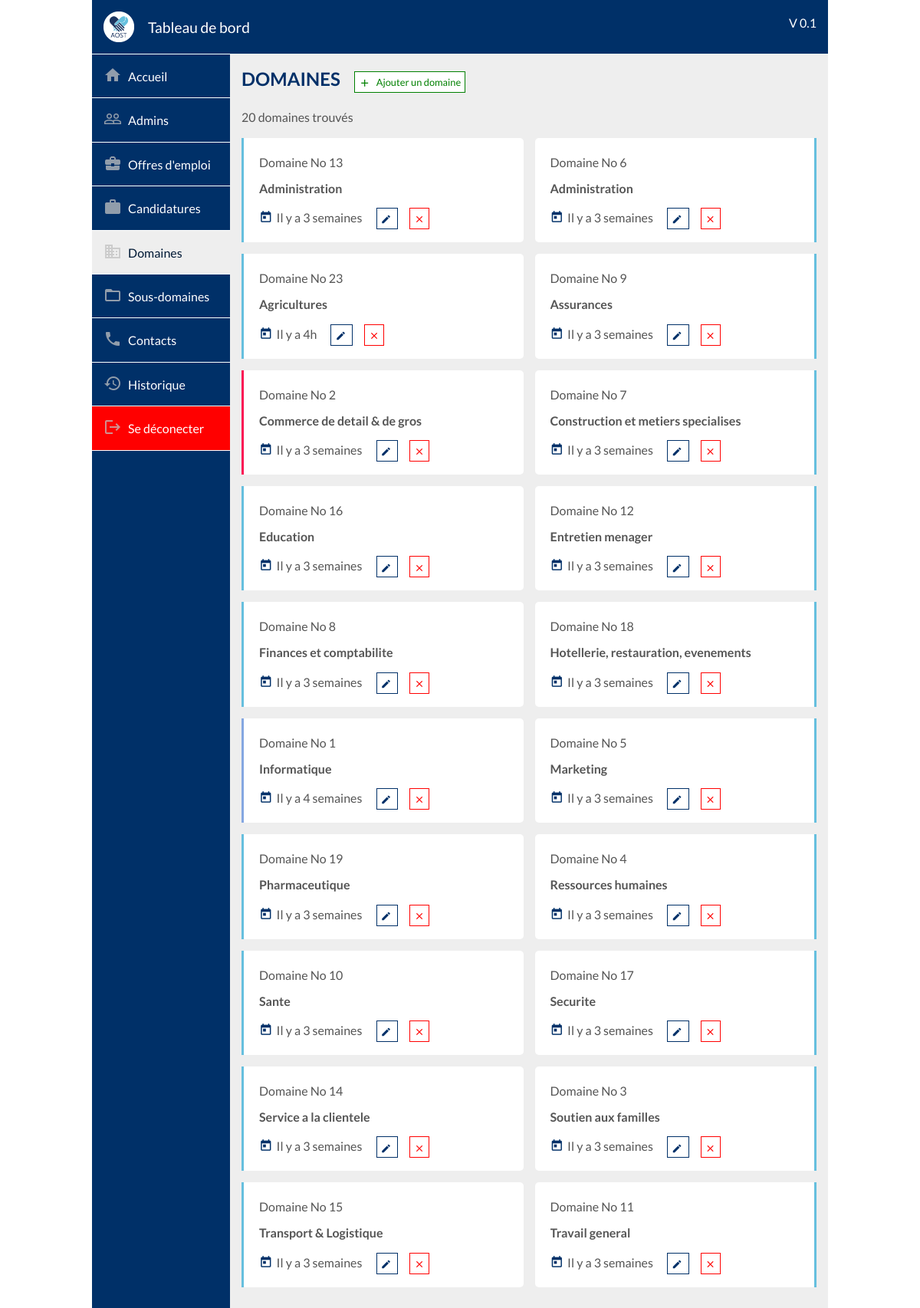
Page /dashboard/domains/index.php (signed in) on the committed database.
### tables this page shows
CREATE TABLE IF NOT EXISTS `domains` (
  `id` bigint(20) NOT NULL AUTO_INCREMENT,
  `id_admin` bigint(20) NOT NULL,
  `name` varchar(100) NOT NULL,
  `color` varchar(100) NOT NULL,
  `image` varchar(100) NOT NULL,
  `added_at` datetime NOT NULL DEFAULT CURRENT_TIMESTAMP,
  PRIMARY KEY (`id`),
  KEY `id_admin` (`id_admin`)
);

### dashboard/domains/index.php (called while the page is built)
<?php include($_SERVER["DOCUMENT_ROOT"]."/aost/dashboard/outils/php/redirection.php");
	redirection("Domaines", _DASHBOARD_PHP_PATH."domains/domains.php", "domains", "", _DASHBOARD_PATH."domains/domains.css", _DASHBOARD_PATH."domains/domains.js");
?>

### class/Domain.class.php (called while the page is built, shortened)
<?php
class domain
{
    private $_id;
    private $_name;
    private $_color;
    private $_added_at;
    public function __construct(array $data){
        foreach ($data as $key => $value) {
            $method='set'.ucfirst($key);
        }
    }
    public function setId($id){
        $this->_id=$id;
    }
    public function getId(){
        return $this->_id;
    }
    public function setName($name){
        $this->_name=htmlentities(strval($name));
    }
    public function getName(){
        return $this->_name;
    }
    public function setColor($color){
        $this->_color=htmlentities(strval($color));
    }
    public function getColor(){
        return $this->_color;
    }
    public function setAdded_at($added_at){
        if(is_string($added_at)){
            $this->_added_at=$added_at;
        }
    }
    public function getAdded_at(){
        return $this->_added_at;
    }
public function getDomains() {
    include(_APP_PATH."bd/server-connect.php");
    $query=$db->prepare("SELECT * FROM domains ORDER BY name ASC");
    $domain=[];
    if($query->execute()){
        while($data=$query->fetch()){
            $domain[]=new Domain($data);
        }
        return $domain;
    }else{
        return false;
    }
}
}
?>

### outils/php/functions.php (called while the page is built, shortened)
<?php
$tab_month=array("Janvier","Février","Mars","Avril","Mai","Juin","Juillet","Aougt","Septembre","Octobre","Novembre","Décembre");
function get_elapsed_time($datetime){
	global $tab_month;
	$date_convert_in_seconde = strtotime($datetime);
	if(date('Ymd', $date_convert_in_seconde) == date('Ymd')){
		$diff = time()-$date_convert_in_seconde;
		if($diff < 60){
			return "Il y a ".$diff." secondes";
		}else if($diff < 3600){
			return "Il y a ".floor($diff/60)." min";
		}else if($diff < 86400){
			return "Il y a ".floor($diff/3600)."h";
		}
	}else if(date('Ymd', $date_convert_in_seconde) == date('Ymd', strtotime('- 1 DAY'))){
		return "Hier";
	}else if(date('Ymd', $date_convert_in_seconde) == date('Ymd', strtotime('- 2 DAY'))){
		return "Il y a 2 jours";
	}else if(date('Ymd', $date_convert_in_seconde) == date('Ymd', strtotime('- 3 DAY'))){
		return "Il y a 3 jours";
	}else if(date('Ymd', $date_convert_in_seconde) == date('Ymd', strtotime('- 4 DAY'))){
		return "Il y a 4 jours";
	}else if(date('Ymd', $date_convert_in_seconde) == date('Ymd', strtotime('- 5 DAY'))){
		return "Il y a 5 jours";
	}else if(date('Ymd', $date_convert_in_seconde) == date('Ymd', strtotime('- 6 DAY'))){
		return "Il y a 6 jours";
	}else if(date('YW', $date_convert_in_seconde) == date('YW', strtotime('- 1 WEEK'))){
		return "Il y a 1 semaine";
	}else if(date('YW', $date_convert_in_seconde) == date('YW', strtotime('- 2 WEEK'))){
		return "Il y a 2 semaines";
	}else if(date('YW', $date_convert_in_seconde) == date('YW', strtotime('- 3 WEEK'))){
		return "Il y a 3 semaines";
	}else if(date('YW', $date_convert_in_seconde) == date('YW', strtotime('- 4 WEEK'))){
		return "Il y a 4 semaines";
	}else if(date('Ym', $date_convert_in_seconde) == date('Ym', strtotime('- 1 MONTH'))){
		return "Il y a 1 mois";
	}else if(date('Ym', $date_convert_in_seconde) == date('Ym', strtotime('- 2 MONTH'))){
		return "Il y a 2 mois";
	}else if(date('Ym', $date_convert_in_seconde) == date('Ym', strtotime('- 3 MONTH'))){
		return "Il y a 3 mois";
	}else if(date('Ym', $date_convert_in_seconde) == date('Ym', strtotime('- 4 MONTH'))){
		return "Il y a 4 mois";
	}else if(date('Ym', $date_convert_in_seconde) == date('Ym', strtotime('- 5 MONTH'))){
		return "Il y a 5 mois";
	}else if(date('Ym', $date_convert_in_seconde) == date('Ym', strtotime('- 6 MONTH'))){
		return "Il y a 6 mois";
	}else if(date('Ym', $date_convert_in_seconde) == date('Ym', strtotime('- 7 MONTH'))){
		return "Il y a 7 mois";
	}else if(date('Ym', $date_convert_in_seconde) == date('Ym', strtotime('- 8 MONTH'))){
		return "Il y a 8 mois";
	}else if(date('Ym', $date_convert_in_seconde) == date('Ym', strtotime('- 9 MONTH'))){
		return "Il y a 9 mois";
	}else if(date('Ym', $date_convert_in_seconde) == date('Ym', strtotime('- 10 MONTH'))){
		return "Il y a 10 mois";
	}else if(date('Ym', $date_convert_in_seconde) == date('Ym', strtotime('- 11 MONTH'))){
		return "Il y a 11 mois";
	}else if(date('Y', $date_convert_in_seconde) == date('Y', strtotime('- 1 YEAR'))){
		return "Il y a 1 an";
	}else if(date('Y', $date_convert_in_seconde) == date('Y', strtotime('- 2 YEAR'))){
		return "Il y a 2 ans";
	}else if(date('Y', $date_convert_in_seconde) == date('Y', strtotime('- 3 YEAR'))){
		return "Il y a 3 ans";
	}else if(date('Y', $date_convert_in_seconde) == date('Y', strtotime('- 4 YEAR'))){
		return "Il y a 4 ans";
	}else if(date('Y', $date_convert_in_seconde) == date('Y', strtotime('- 5 YEAR'))){
		return "Il y a 5 ans";
	}else if(date('Y', $date_convert_in_seconde) == date('Y', strtotime('- 6 YEAR'))){
		return "Il y a 6 ans";
	}else if(date('Y', $date_convert_in_seconde) == date('Y', strtotime('- 7 YEAR'))){
		return "Il y a 7 ans";
	}else if(date('Y', $date_convert_in_seconde) == date('Y', strtotime('- 8 YEAR'))){
		return "Il y a 8 ans";
	}else if(date('Y', $date_convert_in_seconde) == date('Y', strtotime('- 9 YEAR'))){
		return "Il y a 9 ans";
	}else if(date('Y', $date_convert_in_seconde) == date('Y', strtotime('- 10 YEAR'))){
		return "Il y a 10 ans";
	}else if(date('Y', $date_convert_in_seconde) == date('Y', strtotime('- 11 YEAR'))){
		return "Il y a 11 ans";
	}else if(date('Y', $date_convert_in_seconde) == date('Y', strtotime('- 12 YEAR'))){
		return "Il y a 12 ans";
	}else if(date('Y', $date_convert_in_seconde) == date('Y', strtotime('- 13 YEAR'))){
		return "Il y a 13 ans";
	}else if(date('Y', $date_convert_in_seconde) == date('Y', strtotime('- 14 YEAR'))){
		return "Il y a 14 ans";
	}else if(date('Y', $date_convert_in_seconde) == date('Y', strtotime('- 15 YEAR'))){
		return "Il y a 15 ans";
	}else if(date('Y', $date_convert_in_seconde) == date('Y', strtotime('- 16 YEAR'))){
		return "Il y a 16 ans";
	}else if(date('Y', $date_convert_in_seconde) == date('Y', strtotime('- 17 YEAR'))){
		return "Il y a 17 ans";
	}else if(date('Y', $date_convert_in_seconde) == date('Y', strtotime('- 18 YEAR'))){
		return "Il y a 18 ans";
	}else if(date('Y', $date_convert_in_seconde) == date('Y', strtotime('- 19 YEAR'))){
		return "Il y a 19 ans";
	}else if(date('Y', $date_convert_in_seconde) == date('Y', strtotime('- 20 YEAR'))){
		return "Il y a 20 ans";
	}else if(date('Y', $date_convert_in_seconde) < date('Y', strtotime('- 20 YEAR'))){
		return "Il y a plus de 20 ans";
	}else{
		$mois=date('m',$date_convert_in_seconde);
		$mois=$tab_month[$mois-1];
		return 'depuis le '.date('d', $date_convert_in_seconde)." ".$mois;
	}
}
?>

### dashboard/domains/domains.php (the view, shortened to what this page needs)
<h2 class="margin-top-none" style="display: inline-block">Domaines</h2>
<span class="btnAdd btnAddAdmin" id="btnAddDomain">
  <i class="material-icons vertical-align-bottom margin-right-5">add</i>
  <span class="">Ajouter un domaine</span>
</span>
<?php
$domains = $domain->getDomains();
?>
<span class="stat" style="display: block">
  <?php
  if(count($domains) > 1){
    echo count($domains)." domaines trouvés";
  }else {
    if(count($domains) > 0){
      echo "Un domaine trouvé";
    }else {
      echo "Aucun domaine trouvé";
    }
  }
  ?>
</span>
<div class="suggest_container">
  <?php
    $i= 0;
		foreach ($domains as $domain) {
      if($i%2 != 0){
        $border_color = $domain->getColor() != "" ? "border-right: 3px solid #".$domain->getColor() : "";
      }else {
        $border_color = $domain->getColor() != "" ? "border-left: 3px solid #".$domain->getColor() : "";
      }
	?>
    <div class="suggest_block" style="<?php echo $border_color; ?>">
      <div class="suggest_row">
        <span class="suggest_col">Domaine No <?php echo $domain->getId(); ?></span>
      </div>
      <div class="suggest_row">
        <span class="suggest_title"  style="max-width: 100%; overflow: hidden; height: 1.4em;" title="<?php echo ucfirst(htmlspecialchars_decode($domain->getName())); ?>"> <?php echo ucfirst(htmlspecialchars_decode($domain->getName())); ?></span>
      </div>
      <div class="suggest_row">
        <span class="suggest_col"><i class="material-icons vertical-align-bottom margin-right-5 background-primary">today</i><?php echo get_elapsed_time($domain->getAdded_at()); ?></span>
        <span class="btnEdit" id="btnEditDomain<?php echo $domain->getId(); ?>" title="Modifier cet domaine">
          <i class="material-icons vertical-align-bottom">edit</i>
        </span>
        <span class="btnDelete" id="btnDeleteDomain<?php echo $domain->getId(); ?>" title="Supprimer ce domaine">
          <i class="material-icons vertical-align-bottom">close</i>
        </span>
      </div>
    </div>
  <?php $i++;} ?>
</div>

### outils/css/vars.css (style rules this page uses)
:root { --color-primary : #003068; --color-secondary : #66BFDE; --color-tertiary : #001935; --color-shadow : #eee; --color-text : #555; --color-danger : red; --color-danger-dark : darkred; --color-success : green; --color-success-dark : darkgreen; --border-radius-size : 5px; --nav-text-color : white; --nav-bg-color : var(--color-primary); --nav-text-hover-color: var(--color-secondary); --subNav-text-color: var(--color-primary); --subNav-text-hover-color: var(--color-tertiaire); --nav-mobile-text-color : var(--color-primary); --nav-mobile-hover-text-color : white; --nav-mobile-hover-bg-color : var(--color-primary); --footer-bg-color : var(--color-primary); --footer-bg-color-dark : var(--color-tertiary); --footer-text-color : white; --btn-primary-text-color: white; --btn-primary-bg-color : var(--color-primary); --btn-primary-bg-hover-color : var(--color-tertiary); --btn-danger-text-color: white; --btn-danger-bg-color : var(--color-danger); --btn-danger-bg-hover-color : var(--color-danger-dark); }

### outils/css/global.css (style rules this page uses)
h2 { color: var(--color-primary); text-transform: uppercase; }
body { margin: 0; font-size: 1em; font-weight: 400; line-height: 1.5; text-align: left; font-family: 'Lato'; color: var(--color-text); }
.vertical-align-bottom { vertical-align: bottom !important; }
.margin-top-none { margin-top: 0 !important; }
.suggest_container { display: inline-block; width: 100%; box-sizing: border-box; margin-top: 15px; }
.suggest_block { display: inline-block; box-sizing: border-box; padding: 15px; margin-bottom: 15px; background-color: white; border-left: 3px solid var(--color-secondary); border-radius: 0 var(--border-radius-size) var(--border-radius-size) 0; }
.suggest_block i { font-size: 1.1em; margin-bottom: 0.2em; }
.margin-right-5 { margin-right: 5px; }
.background-primary { color: var(--color-primary); }
.suggest_row { padding: 5px; }
.suggest_col { display: inline-block; }
.suggest_title { max-width: 100%; max-height: 1.4em; overflow: hidden; display: inline-block; font-weight: bold; }

### dashboard/outils/css/global.css (style rules this page uses)
.btnEdit { box-sizing: border-box; padding: 5px; font-size: 0.8em; color: var(--color-primary); border: 1px solid var(--color-primary); cursor: pointer; margin-left: 15px; background-color: white; }
.btnAdd { box-sizing: border-box; padding: 5px; font-size: 0.8em; color: var(--color-success); border: 1px solid var(--color-success); cursor: pointer; margin-left: 15px; background-color: white; }
.btnDelete { box-sizing: border-box; padding: 5px; font-size: 0.8em; color: var(--color-danger); border: 1px solid var(--color-danger); cursor: pointer; background-color: white; margin-left: 15px; }
@media (min-width: 576px) { .suggest_block { width: 49%; } }
@media (min-width: 576px) { .suggest_block:nth-child(2n+2) { float: right; border-left: none; border-right: 3px solid var(--color-secondary); border-radius: var(--border-radius-size) 0 0 var(--border-radius-size); } }
@media (min-width: 576px) { .btnAdd i { font-size : 1.2em; margin-bottom: 1.6em; } }

### rows in the picture
domains: id "13", name "Administration", added_at "Il y a 3 semaines"
domains: id "6", name "Administration", added_at "Il y a 3 semaines"
domains: id "23", name "Agricultures", added_at "Il y a 4h"
domains: id "9", name "Assurances", added_at "Il y a 3 semaines"
domains: id "2", name "Commerce de detail & de gros", added_at "Il y a 3 semaines"
domains: id "7", name "Construction et metiers specialises", added_at "Il y a 3 semaines"
domains: id "16", name "Education", added_at "Il y a 3 semaines"
domains: id "12", name "Entretien menager", added_at "Il y a 3 semaines"
domains: id "8", name "Finances et comptabilite", added_at "Il y a 3 semaines"
domains: id "18", name "Hotellerie, restauration, evenements…", added_at "Il y a 3 semaines"
domains: id "1", name "Informatique", added_at "Il y a 4 semaines"
domains: id "5", name "Marketing", added_at "Il y a 3 semaines"
domains: id "19", name "Pharmaceutique", added_at "Il y a 3 semaines"
domains: id "4", name "Ressources humaines", added_at "Il y a 3 semaines"
domains: id "10", name "Sante", added_at "Il y a 3 semaines"
domains: id "17", name "Securite", added_at "Il y a 3 semaines"
domains: id "14", name "Service a la clientele", added_at "Il y a 3 semaines"
domains: id "3", name "Soutien aux familles", added_at "Il y a 3 semaines"
domains: id "15", name "Transport & Logistique", added_at "Il y a 3 semaines"
domains: id "11", name "Travail general", added_at "Il y a 3 semaines"

### other values in the picture
count($domains) "20"
